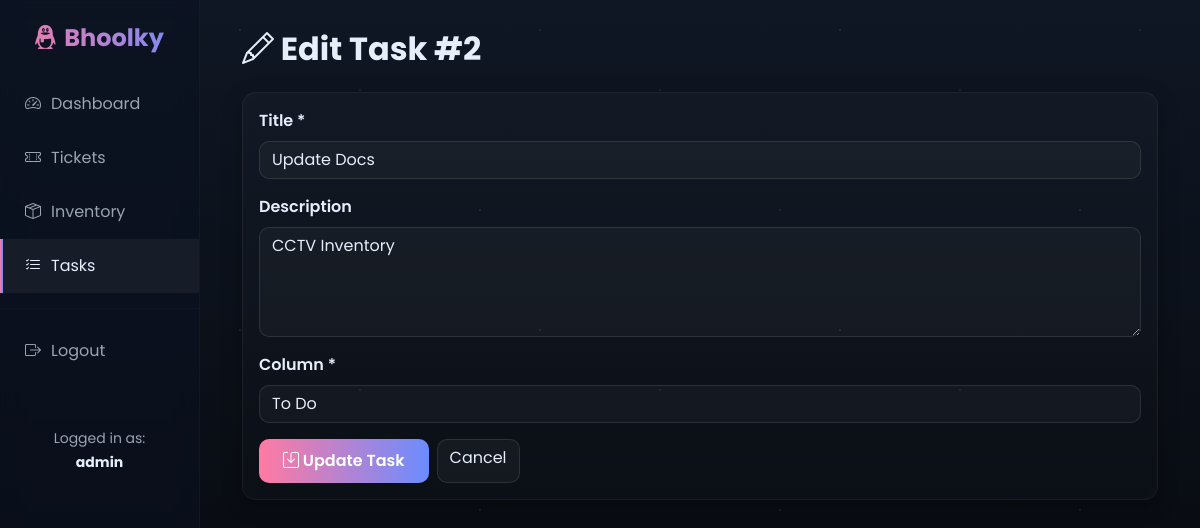
The app's page /tasks/edit/2 (signed in) with its own data.
### tables this page shows
CREATE TABLE tasks
                 (id INTEGER PRIMARY KEY AUTOINCREMENT,
                  title TEXT NOT NULL,
                  description TEXT,
                  column_name TEXT DEFAULT 'To Do',
                  position INTEGER DEFAULT 0,
                  created_by INTEGER,
                  created_at TIMESTAMP DEFAULT CURRENT_TIMESTAMP,
                  updated_at TIMESTAMP DEFAULT CURRENT_TIMESTAMP,
                  FOREIGN KEY (created_by) REFERENCES users(id));

### app.py (the view, shortened to what this page needs)
@app.route('/tasks/edit/<int:id>', methods=['GET', 'POST'])
@login_required
def edit_task(id):
    if request.method == 'GET':
        conn = sqlite3.connect('business_system.db')
        c = conn.cursor()
        c.execute('''SELECT * FROM tasks WHERE id = ?''', (id,))
        task = c.fetchone()
        conn.close()
        if not task:
            flash('Task not found.', 'danger')
            return redirect(url_for('tasks'))
        columns = ['To Do', 'In Progress', 'Review', 'Done']
        return render_template('edit_task.html', task=task, columns=columns)

### app.py (called while the page is built)
def login_required(f):
    @wraps(f)
    def decorated_function(*args, **kwargs):
        if 'user_id' not in session:
            flash('Please log in to access this page.', 'warning')
            return redirect(url_for('login'))
        return f(*args, **kwargs)
    return decorated_function

### templates/edit_task.html
{% extends "base.html" %}
{% block content %}
<div class="container-fluid">
    <h2 class="mb-4" style="color: var(--text); font-weight: 700;"><i class="bi bi-pencil"></i> Edit Task #{{ task[0] }}</h2>
    <div class="card">
        <div class="card-body">
            <form method="POST">
                <div class="mb-3">
                    <label class="form-label" style="color: var(--text); font-weight: 600;">Title *</label>
                    <input type="text" class="form-control" name="title" value="{{ task[1] }}" required style="background: rgba(255,255,255,0.03); border: 1px solid rgba(255,255,255,0.08); color: var(--text); border-radius: 10px;">
                </div>
                <div class="mb-3">
                    <label class="form-label" style="color: var(--text); font-weight: 600;">Description</label>
                    <textarea class="form-control" name="description" rows="4" style="background: rgba(255,255,255,0.03); border: 1px solid rgba(255,255,255,0.08); color: var(--text); border-radius: 10px;">{{ task[2] }}</textarea>
                </div>
                <div class="mb-3">
                    <label class="form-label" style="color: var(--text); font-weight: 600;">Column *</label>
                    <select class="form-select" name="column_name" required style="background: rgba(255,255,255,0.03); border: 1px solid rgba(255,255,255,0.08); color: var(--text); border-radius: 10px;">
                        {% for col in columns %}
                        <option value="{{ col }}" {% if col == task[3] %}selected{% endif %}>{{ col }}</option>
                        {% endfor %}
                    </select>
                </div>
                <div class="d-flex gap-2">
                    <button type="submit" class="btn btn-primary btn-custom">
                        <i class="bi bi-save"></i> Update Task
                    </button>
                    <a href="{{ url_for('tasks') }}" class="btn btn-secondary">Cancel</a>
                </div>
            </form>
        </div>
    </div>
</div>
{% endblock %}

### templates/base.html (style rules this page uses)
:root { --bg: #0f1724; --surface: #0b1220; --card: #0f1728; --muted: #9aa4b2; --accent-1: #ff7aa2; --accent-2: #6b8cff; --glass: rgba(255,255,255,0.04); --text: #e6eefc; }
* { box-sizing: border-box; }
html { scroll-behavior: smooth; }
body { font-family: 'Poppins', system-ui, -apple-system, 'Segoe UI', Roboto, Arial, sans-serif; margin: 0; background: linear-gradient(180deg, var(--bg) 0%, #06070a 100%); color: var(--text); -webkit-font-smoothing: antialiased; position: relative; overflow-x: hidden; min-height: 100vh; }
body::before { content: ''; position: fixed; top: 0; left: 0; width: 100%; height: 100%; background-image: radial-gradient(circle at 20% 30%, rgba(107, 140, 255, 0.6) 1px, transparent 1px), radial-gradient(circle at 60% 70%, rgba(255, 122, 162, 0.6) 1px, transparent 1px), radial-gradient(circle at 50% 50%, rgba(0, 255, 220, 0.4) 0.5px, transparent 0.5px), radial-gradient(circle at 80% 10%, rgba(160, 255, 120, 0.5) 1px, transparent 1px); background-size: 300px 300px; background-repeat: repeat; background-position: 0 0; animation: particles-move 30s ease-in-out infinite; animation-play-state: paused; pointer-events: none; z-index: 1; opacity: 0.2; }
.container-fluid { position: relative; z-index: 20; }
.card { background: linear-gradient(180deg, rgba(255,255,255,0.02), rgba(255,255,255,0.01)); border: 1px solid rgba(255,255,255,0.05); border-radius: 14px; box-shadow: 0 6px 20px rgba(0,0,0,0.3), inset 0 0 14px rgba(255,255,255,0.02); margin-bottom: 20px; transition: all 0.3s cubic-bezier(0.2, 0.9, 0.2, 1); overflow: hidden; }
.card-body { color: var(--muted); }
.btn-custom, .btn-primary { border-radius: 10px; padding: 10px 24px; background: linear-gradient(90deg, var(--accent-1), var(--accent-2)); border: none; color: white; font-weight: 600; transition: all 0.3s cubic-bezier(0.2, 0.9, 0.2, 1); }
.btn-secondary { background: rgba(255,255,255,0.04); border: 1px solid rgba(255,255,255,0.1); color: var(--text); border-radius: 10px; transition: all 0.3s ease; }
.form-select, .form-control { background: rgba(255,255,255,0.03) !important; border: 1px solid rgba(255,255,255,0.1) !important; color: var(--text) !important; border-radius: 10px !important; }
.form-select option { background: #0f1724; color: var(--text); }
.card { animation: fadeInUp 0.6s ease-out; }

### records on screen
tasks: id "2", title "Update Docs", description "CCTV Inventory", column_name "To Do"

### other values on screen
{{ session.username }} "admin"
